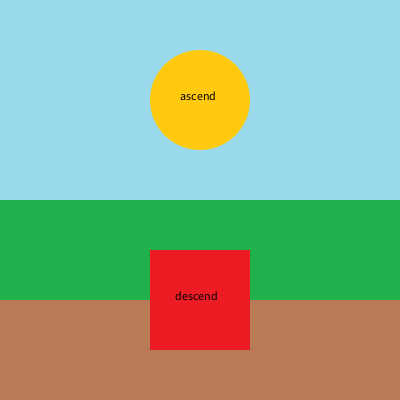
Frame 1 (no input)
Frame 60 (the mouse pressed at the canvas centre just before this capture): identical to frame 1, image omitted
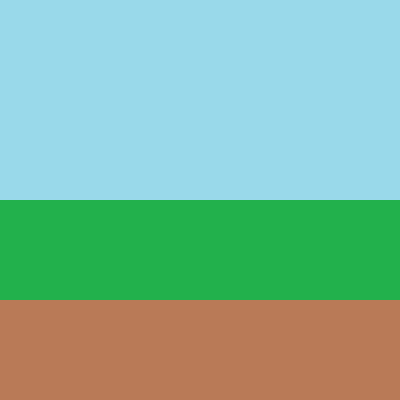
Frame 120 (the mouse held since frame 60 and released just before this capture)

The Processing sketch that drew these frames (run headless with seeded random() and noise(); from frame 60 on, the mouse is pressed at the canvas centre):

// Processing sketch: f17magd150lab05_garczynski
// ── f17magd150lab05_garczynski.pde
//location for the circle button
float cx = 150;
float cy = 50;
float cw = 100;
float ch = 100;

//location for the square button
float rx = 150;
float ry = 250;
float rw = 100;
float rh = 100;

// these are the y locations for all of those rectangles that move when you press the buttons
float r1 = -600 ;
float r2 = -400 ;
float r3 = -200 ;
float r4 = 0 ;
float r5 = 200 ;
float r6 = 300 ;
float r7 = 500 ;
float r8 = 700;

void setup() {
 size(400, 400) ;
 background(255) ;
 noStroke() ;
} // end setup

void draw() {
  
  // this calls the earth() function and generates the rectangles that represent the planet
  earth() ;
  
  // this is the default state if no mouse is being pressed
  // it draws the two buttons
  if(!mousePressed) {
  fill(255, 201, 14) ;
  ellipse(200, 100, 100, 100) ;
  fill(0) ;
  text("ascend", 180, 100) ;
  fill(237, 28, 36) ;
  rect(150, 250, 100, 100) ;
  fill(0) ;
  text("descend", 175, 300) ;
  }
  
  // if the circle button is pressed, it calls the up function which changes the location of the earth rectangles
  if(mousePressed){
  if(mouseX>cx && mouseX <cx+cw && mouseY>cy && mouseY <cy+ch){
   up() ; // calling the up funtion
   fill(255, 201, 14) ;
   ellipse(200, 100, 100, 100) ; // and then I have it only draw the circle button, so the square one dissapears
  }
 }
  
  // if the square button is pressed, it calls the down function which also changes the location of the earth rectangles
  if(mousePressed){
  if(mouseX>rx && mouseX <rx+rw && mouseY>ry && mouseY <ry+rh){
   down() ; // clling the down function
   fill(237, 28, 36) ;
   rect(150, 250, 100, 100) ; // and then it only draws the square button
  }
 }
 
 // If you wanted to combine the mouse pressed statements, you could write it like this:
/*
if (mousePressed) { // check if the mouse is down
  if(mouseX>cx && mouseX <cx+cw && mouseY>cy && mouseY <cy+ch){ // check if it is in the location of the circle button
   up() ; // calling the up funtion
   fill(255, 201, 14) ;
   ellipse(200, 100, 100, 100) ; // and then I have it only draw the circle button, so the square one dissapears
  } else if(mouseX>rx && mouseX <rx+rw && mouseY>ry && mouseY <ry+rh){ // if it isn't where the circle one is, check to see if it is where the square one is
   down() ; // clling the down function
   fill(237, 28, 36) ;
   rect(150, 250, 100, 100) ; // and then it only draws the square button
  } 
} // end if
*/

} // end draw



// This is the earth funtion which draws the colored rectangles every frame
void earth() {
  
  fill(0) ;
  rect(0, r1, 400, 200) ;
  fill(63, 72, 204) ;
  rect(0, r2, 400, 200) ;
  fill(0, 162, 232) ;
  rect(0, r3, 400, 200) ;
  fill(153, 217, 234) ;
  rect(0, r4, 400, 200) ;
  fill(34, 177, 76) ;
  rect(0, r5, 400, 100) ;
  fill(185, 122, 87) ;
  rect(0, r6, 400, 200) ;
  fill(136, 0, 21) ;
  rect(0, r7, 400, 200) ;
  fill(237, 28, 36) ;
  rect(0, r8, 400, 200) ;
  
} // end earth

// this is the up function which changes the location of the earth rectangles to make them look like tou are going up
void up() {
  print("funtion up is running") ; // I just put this here to make sure it was working
  if (r1 != 0) { // this statement makes sure that the earth rectangles dont just dissapear and go too high/low
    r1 += 5 ;
    r2 += 5 ;
    r3 += 5 ;
    r4 += 5 ;
    r5 += 5 ;
    r6 += 5 ;
    r7 += 5 ;
    r8 += 5 ;
  } // end if
} // end up

// this is the down function. It doest the opposite of the up one.
void down() {
  print("funtion down is running") ;
  if (r8 != 200) { // this statement makes sure that the earth rectangles dont just dissapear and go too high/low
    r1 -= 5 ;
    r2 -= 5 ;
    r3 -= 5 ;
    r4 -= 5 ;
    r5 -= 5 ;
    r6 -= 5 ;
    r7 -= 5 ;
    r8 -= 5 ;
  } // end if
} // end up
